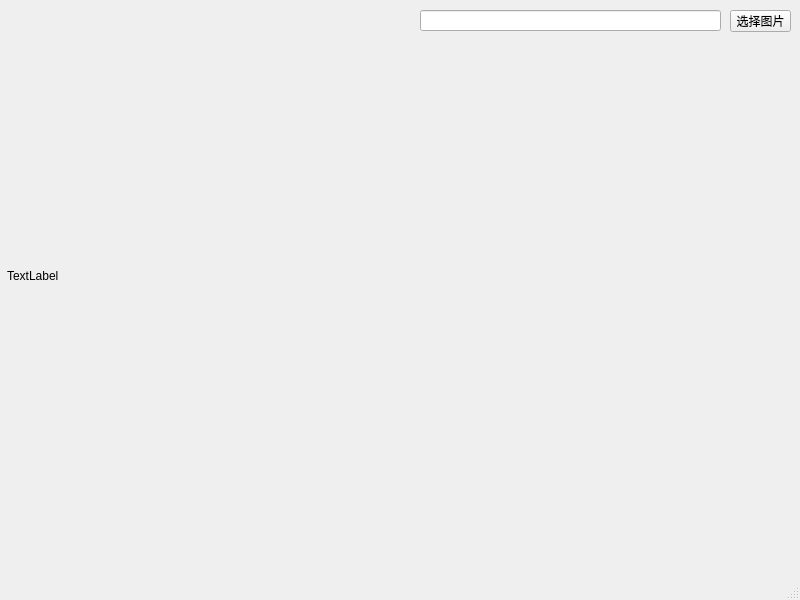
<?xml version="1.0" encoding="UTF-8"?>
<ui version="4.0">
 <class>MainWindow</class>
 <widget class="QMainWindow" name="MainWindow">
  <property name="geometry">
   <rect>
    <x>0</x>
    <y>0</y>
    <width>800</width>
    <height>600</height>
   </rect>
  </property>
  <property name="windowTitle">
   <string>MainWindow</string>
  </property>
  <widget class="QWidget" name="centralwidget">
   <widget class="QLabel" name="label">
    <property name="geometry">
     <rect>
      <x>7</x>
      <y>5</y>
      <width>401</width>
      <height>541</height>
     </rect>
    </property>
    <property name="text">
     <string>TextLabel</string>
    </property>
   </widget>
   <widget class="QLineEdit" name="lineEdit">
    <property name="geometry">
     <rect>
      <x>420</x>
      <y>10</y>
      <width>301</width>
      <height>21</height>
     </rect>
    </property>
    <property name="readOnly">
     <bool>true</bool>
    </property>
   </widget>
   <widget class="QToolButton" name="toolButton">
    <property name="geometry">
     <rect>
      <x>730</x>
      <y>10</y>
      <width>61</width>
      <height>22</height>
     </rect>
    </property>
    <property name="text">
     <string>选择图片</string>
    </property>
   </widget>
  </widget>
  <widget class="QMenuBar" name="menubar">
   <property name="geometry">
    <rect>
     <x>0</x>
     <y>0</y>
     <width>800</width>
     <height>24</height>
    </rect>
   </property>
  </widget>
  <widget class="QStatusBar" name="statusbar"/>
 </widget>
 <resources/>
 <connections/>
</ui>
